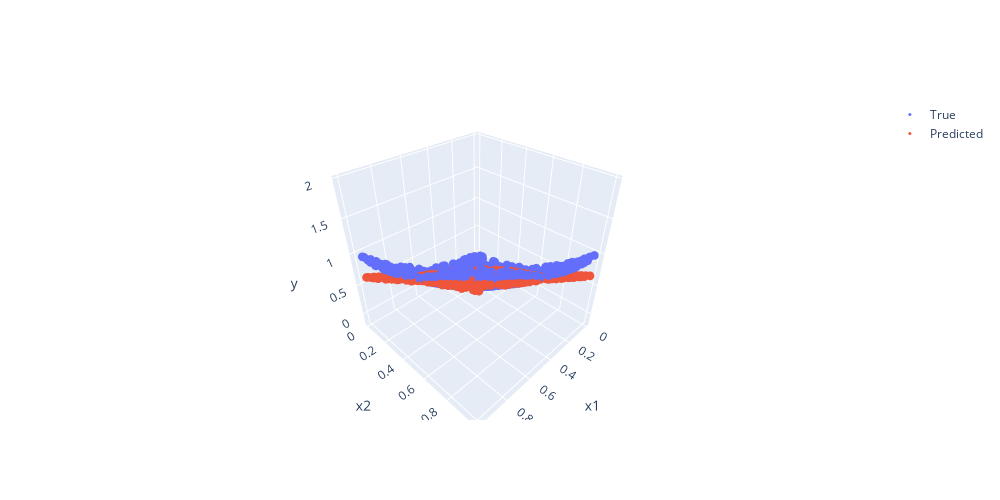

Write notebook code for a chart like this one.
### Code cell
fig = go.Figure(data=[go.Scatter3d(x=x1.detach().numpy().flatten(), y=x2.detach().numpy().flatten(), z=y.detach().numpy().flatten(), mode='markers', name='True', marker=dict(size=3))])
fig.add_trace(go.Scatter3d(x=x1.detach().numpy().flatten(), y=x2.detach().numpy().flatten(), z=predicted.detach().numpy().flatten(), mode='markers', name='Predicted', marker=dict(size=3)))
fig.update_layout(scene=dict(xaxis_title='x1', yaxis_title='x2', zaxis_title='y', aspectmode='cube'), height=500, width=1000)
fig.show()

### Figure 1 — Plotly figure (JSON) as saved in the notebook; plotly's stock layout.template omitted (floating-point values rounded to 4 significant figures; data arrays with more than 128 entries replaced by an {"elided": "..."} marker saying what was removed)
{"data": [{"marker": {"size": 3}, "mode": "markers", "name": "True", "type": "scatter3d", "x": {"elided": "1000 float values"}, "y": {"elided": "1000 float values"}, "z": {"elided": "1000 float values"}}, {"marker": {"size": 3}, "mode": "markers", "name": "Predicted", "type": "scatter3d", "x": {"elided": "1000 float values"}, "y": {"elided": "1000 float values"}, "z": {"elided": "1000 float values"}}], "layout": {"height": 500, "scene": {"aspectmode": "cube", "xaxis": {"title": {"text": "x1"}}, "yaxis": {"title": {"text": "x2"}}, "zaxis": {"title": {"text": "y"}}}, "width": 1000}}
